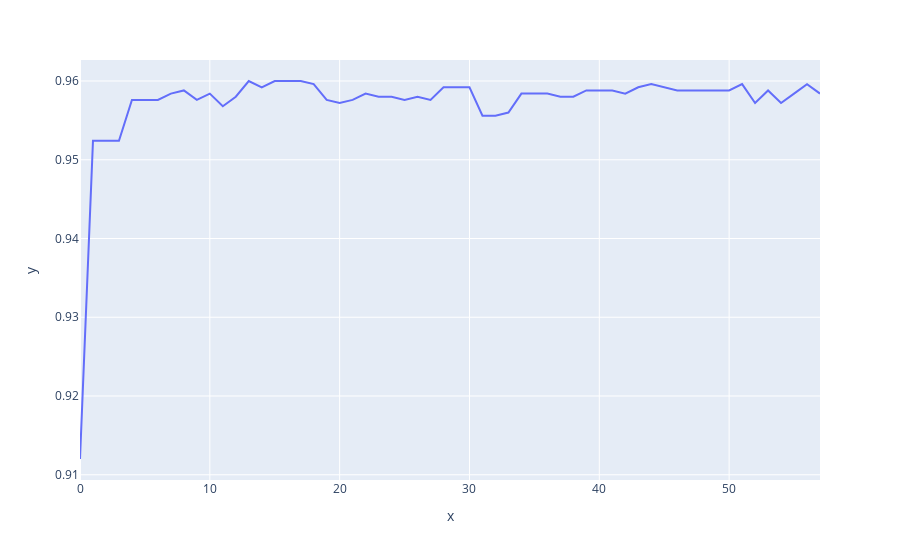

The notebook cell saved with this chart:
### Code cell
import plotly.express as px
fig = px.line(x=np.arange(len(eval_hist)), y=np.array(eval_hist)[:,1])
fig.show()

### Figure 1 — Plotly figure (JSON) as saved in the notebook; plotly's stock layout.template omitted (floating-point values rounded to 4 significant figures)
{"data": [{"hovertemplate": "x=%{x}<br>y=%{y}<extra></extra>", "legendgroup": "", "line": {"color": "#636efa", "dash": "solid"}, "mode": "lines", "name": "", "showlegend": false, "type": "scatter", "x": [0, 1, 2, 3, 4, 5, 6, 7, 8, 9, 10, 11, 12, 13, 14, 15, 16, 17, 18, 19, 20, 21, 22, 23, 24, 25, 26, 27, 28, 29, 30, 31, 32, 33, 34, 35, 36, 37, 38, 39, 40, 41, 42, 43, 44, 45, 46, 47, 48, 49, 50, 51, 52, 53, 54, 55, 56, 57], "xaxis": "x", "y": [0.912, 0.9524, 0.9524, 0.9524, 0.9576, 0.9576, 0.9576, 0.9584, 0.9588, 0.9576, 0.9584, 0.9568, 0.958, 0.96, 0.9592, 0.96, 0.96, 0.96, 0.9596, 0.9576, 0.9572, 0.9576, 0.9584, 0.958, 0.958, 0.9576, 0.958, 0.9576, 0.9592, 0.9592, 0.9592, 0.9556, 0.9556, 0.956, 0.9584, 0.9584, 0.9584, 0.958, 0.958, 0.9588, 0.9588, 0.9588, 0.9584, 0.9592, 0.9596, 0.9592, 0.9588, 0.9588, 0.9588, 0.9588, 0.9588, 0.9596, 0.9572, 0.9588, 0.9572, 0.9584, 0.9596, 0.9584], "yaxis": "y"}], "layout": {"legend": {"tracegroupgap": 0}, "margin": {"t": 60}, "xaxis": {"anchor": "y", "domain": [0, 1], "title": {"text": "x"}}, "yaxis": {"anchor": "x", "domain": [0, 1], "title": {"text": "y"}}}}
